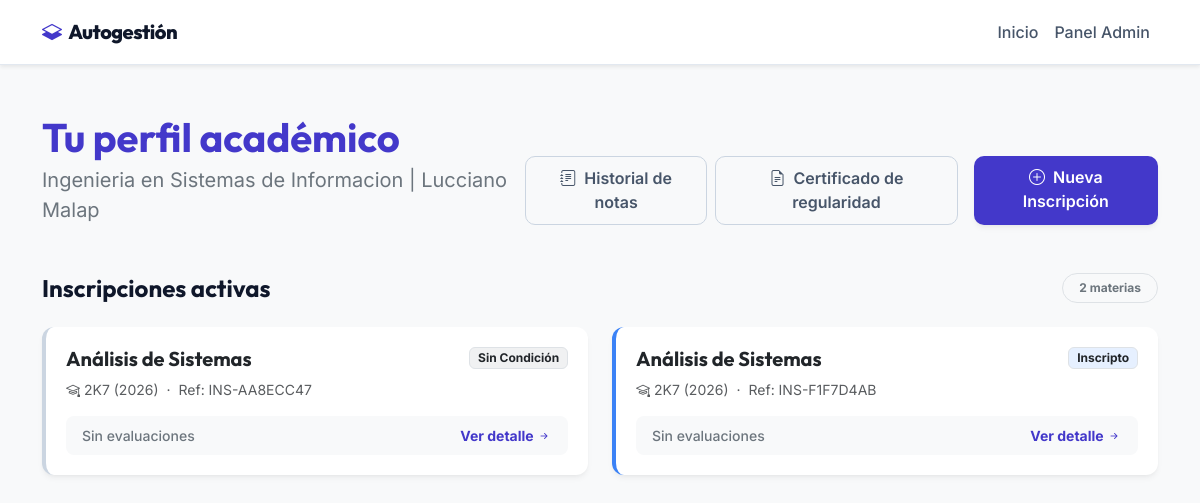
The page /alumno/1/ (signed in) on the database its author committed.
### UTN/models.py (models this page shows, shortened)
class Alumno(models.Model):
    carrera = models.ForeignKey(Carrera, on_delete=models.CASCADE, related_name="alumnos")
    nombre_completo = models.CharField(max_length=100)
    usuario = models.OneToOneField(User, on_delete=models.CASCADE, null=True, blank=True)
    documento = models.IntegerField(unique=True)
    email = models.EmailField(max_length=100)

class Carrera(models.Model):
    nombre = models.CharField(max_length=100)
    sigla = models.CharField(max_length=20)

class Inscripcion(models.Model):
    alumno = models.ForeignKey(Alumno, on_delete=models.CASCADE, related_name="inscripciones")
    dictado_materia = models.ForeignKey(DictadoMateria, on_delete=models.CASCADE, related_name="inscripciones")
    codigo_inscripcion = models.CharField(max_length=30, unique=True, default=_generar_codigo, editable=False)
    fecha_inscripcion = models.DateField(auto_now_add=True)
    @property
    def condicion_actual(self):
        ultimo_cambio = self.historial_condiciones.order_by('-fecha_hora').first()
        return ultimo_cambio.condicion.nombre if ultimo_cambio else "Sin Condición"

class DictadoMateria(models.Model):
    materia = models.ForeignKey(Materia, on_delete=models.CASCADE, related_name="dictados")
    curso = models.ForeignKey(Curso, on_delete=models.CASCADE, related_name="dictados")
    ciclo_lectivo = models.ForeignKey(CicloLectivo, on_delete=models.PROTECT, related_name="dictados")

class Materia(models.Model):
    carrera = models.ForeignKey(Carrera, on_delete=models.CASCADE, related_name="materias")
    nombre = models.CharField(max_length=100)
    sigla = models.CharField(max_length=20)
    nivel = models.IntegerField()

class Curso(models.Model):
    carrera = models.ForeignKey(Carrera, on_delete=models.CASCADE, related_name="cursos")
    turno = models.ForeignKey(Turno, on_delete=models.PROTECT, related_name="cursos")
    nombre = models.CharField(max_length=50)
    nivel = models.IntegerField()

class CicloLectivo(models.Model):
    anio = models.IntegerField()
    descripcion = models.CharField(max_length=100)
    fecha_inicio = models.DateField()
    fecha_fin = models.DateField()

class CambioCondicion(models.Model):
    inscripcion = models.ForeignKey(Inscripcion, on_delete=models.CASCADE, related_name="historial_condiciones")
    condicion = models.ForeignKey(Condicion, on_delete=models.PROTECT)
    docente = models.ForeignKey(Docente, on_delete=models.SET_NULL, null=True, blank=True)
    fecha_hora = models.DateTimeField(default=timezone.now)

class Condicion(models.Model):
    nombre = models.CharField(max_length=50)
    descripcion = models.CharField(max_length=150, blank=True, null=True)
    es_condicion_final = models.BooleanField(default=False)

### UTN/views.py (the view)
# urls.py: path('alumno/<int:alumno_id>/', views.panel_alumno, name='panel_alumno'),
@login_required
def panel_alumno(request, alumno_id):
    alumno = get_object_or_404(Alumno, id=alumno_id)
    inscripciones = Inscripcion.objects.filter(alumno=alumno).prefetch_related('evaluaciones', 'historial_condiciones')
    return render(request, 'UTN/panel_alumno.html', {
        'alumno': alumno,
        'inscripciones': inscripciones
    })

### UTN/templates/UTN/panel_alumno.html (shortened to what this page needs)
{% extends 'UTN/base.html' %}
{% block content %}
<div class="d-flex flex-column flex-md-row justify-content-between align-items-md-end mb-5">
    <div>
        <h2 class="text-primary-modern display-6 fw-bold mb-1">Tu perfil académico</h2>
        <p class="text-secondary fs-5 mb-0">{{ alumno.carrera.nombre }} | {{ alumno.nombre_completo }}</p>
    </div>
    <div class="mt-4 mt-md-0 d-flex flex-column flex-md-row gap-2">
        <button class="btn btn-modern btn-modern-ghost" type="button"
                data-bs-toggle="offcanvas" data-bs-target="#offcanvasNotas" aria-controls="offcanvasNotas">
            <i class="bi bi-journal-text me-1"></i> Historial de notas
        </button>
        <a href="{% url 'reporte_regulares' alumno.id %}" class="btn btn-modern btn-modern-ghost">
            <i class="bi bi-file-earmark-text me-1"></i> Certificado de regularidad
        </a>
        <a href="{% url 'inscribir_materia' alumno.id %}" class="btn btn-modern btn-modern-primary ms-md-2 shadow-soft">
            <i class="bi bi-plus-circle me-1"></i> Nueva Inscripción
        </a>
    </div>
</div>
<div class="d-flex justify-content-between align-items-center mb-4">
    <h4 class="fw-bold m-0">Inscripciones activas</h4>
    <span class="badge bg-light text-secondary border px-3 py-2 rounded-pill">{{ inscripciones|length }} materias</span>
</div>
<div class="row">
    {% for inscripcion in inscripciones %}
    <div class="col-lg-6 mb-4">
        <div class="card shadow-soft shadow-hover border-0 rounded-organic-sm h-100 p-3 materia-card {% if inscripcion.condicion_actual == 'Regular' %}regular{% elif inscripcion.condicion_actual == 'Inscripto' %}inscripto{% endif %}">
            <div class="card-body d-flex flex-column p-1">
                <div class="d-flex justify-content-between align-items-start mb-2">
                    <h5 class="fw-bold text-dark mb-0">{{ inscripcion.dictado_materia.materia.nombre }}</h5>
                    <span class="badge {% if inscripcion.condicion_actual == 'Regular' %}bg-success{% elif inscripcion.condicion_actual == 'Inscripto' %}bg-primary{% else %}bg-secondary{% endif %} bg-opacity-10 text-dark border">
                        {{ inscripcion.condicion_actual }}
                    </span>
                </div>
                <p class="text-muted small mb-3">
                    <i class="bi bi-mortarboard"></i> {{ inscripcion.dictado_materia.curso.nombre }} ({{ inscripcion.dictado_materia.ciclo_lectivo.anio }})
                    <span class="mx-1">&middot;</span> Ref: {{ inscripcion.codigo_inscripcion }}
                </p>
                <div class="mt-auto d-flex justify-content-between align-items-center bg-light rounded-3 p-2 px-3">
                    <span class="small text-secondary fw-medium">
                        {% if inscripcion.evaluaciones.all %}
                            {{ inscripcion.evaluaciones.all|length }} evaluaciones registradas
                        {% else %}
                            Sin evaluaciones
                        {% endif %}
                    </span>
                    <button class="btn btn-sm btn-link text-primary-modern text-decoration-none fw-bold p-0" type="button"
                            data-bs-toggle="offcanvas" data-bs-target="#offcanvasNotas"
                            aria-controls="offcanvasNotas"
                            data-materia="collapse-{{ inscripcion.id }}">
                        Ver detalle <i class="bi bi-arrow-right-short"></i>
                    </button>
                </div>
            </div>
        </div>
    </div>
    {% endfor %}
</div>
{% endblock %}

### UTN/static/UTN/css/custom.css (style rules this page uses)
body { font-family: 'Inter', sans-serif; background-color: #f8fafc; color: #334155; -webkit-font-smoothing: antialiased; }
h1, h2, h3, h4, h5, h6 { font-family: 'Outfit', sans-serif; color: #0f172a; font-weight: 700; }
.text-primary-modern { color: #4338ca !important; }
.shadow-soft { box-shadow: 0 4px 6px -1px rgb(0 0 0 / 0.05), 0 2px 4px -2px rgb(0 0 0 / 0.05) !important; border: 1px solid #f1f5f9; }
.rounded-organic-sm { border-radius: 12px !important; }
.btn-modern { border-radius: 10px; font-weight: 600; padding: 0.6rem 1.2rem; transition: all 0.2s; }
.btn-modern-primary { background-color: #4338ca; border: none; color: white; }
.btn-modern-ghost { background-color: transparent; border: 1px solid #cbd5e1; color: #475569; }
.materia-card { border-left: 4px solid #cbd5e1 !important; }
.materia-card.inscripto { border-left-color: #3b82f6 !important; }

### rows shown on the page
Alumno: carrera.nombre "Ingenieria en Sistemas de Informacion", nombre_completo "Lucciano Malap"
Inscripcion: dictado_materia.materia.nombre "Análisis de Sistemas", condicion_actual "Sin Condición", dictado_materia.curso.nombre "2K7", dictado_materia.ciclo_lectivo.anio "2026", codigo_inscripcion "INS-AA8ECC47", shows "Sin evaluaciones"
Inscripcion: dictado_materia.materia.nombre "Análisis de Sistemas", condicion_actual "Inscripto", dictado_materia.curso.nombre "2K7", dictado_materia.ciclo_lectivo.anio "2026", codigo_inscripcion "INS-F1F7D4AB", shows "Sin evaluaciones"

### other values the page prints
{{ inscripciones|length }} "2"
